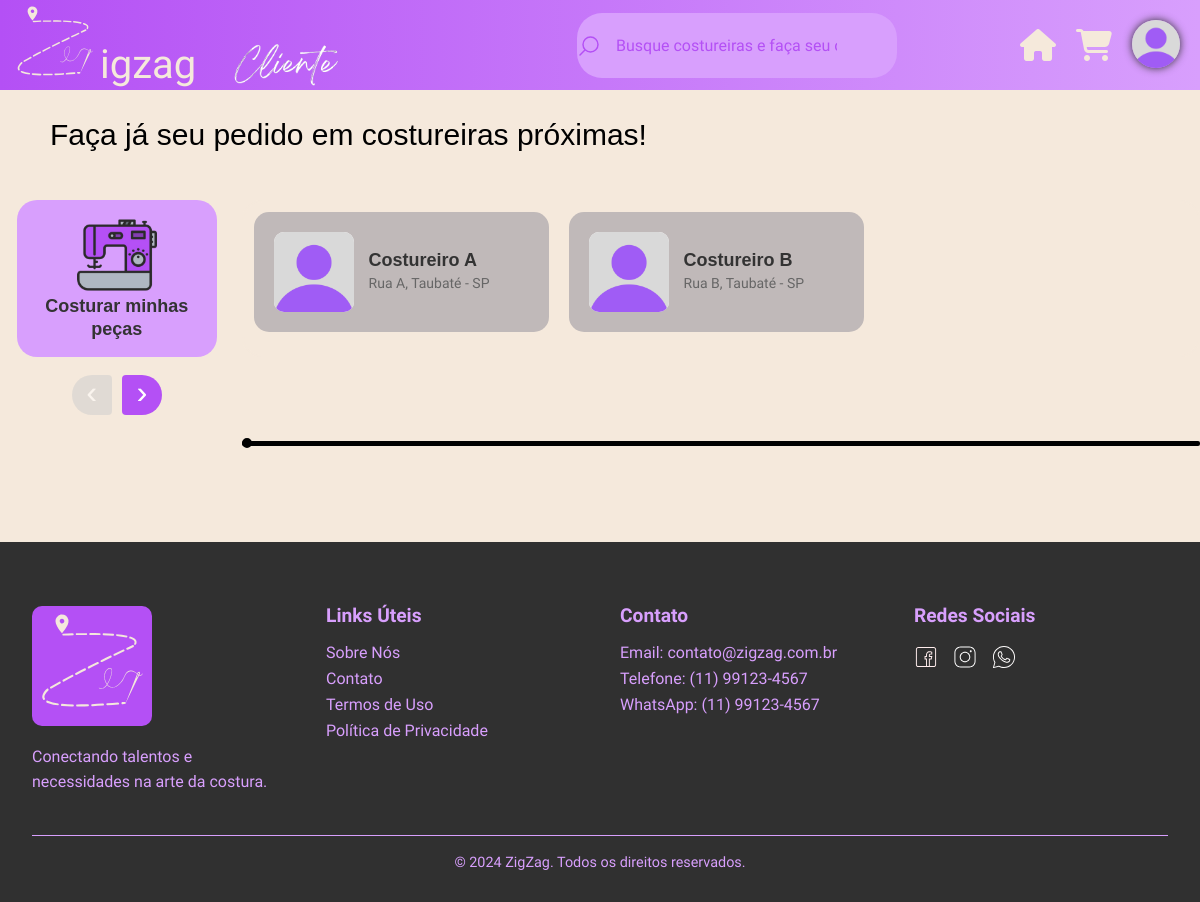
Screenshot of /cliente/index.php (signed in) with the database file from the repository.
### tables this page shows
CREATE TABLE IF NOT EXISTS tbl_costureiro
(
    cos_id integer NOT NULL PRIMARY KEY AUTO_INCREMENT,

    cos_email varchar(320) NOT NULL,
    cos_senhaHash varchar(128) NOT NULL,

    cos_nome varchar(64),
    cos_telefone bigint,
    cos_cpf bigint,
    cos_cnpj bigint,

    cos_perfil varchar(255) DEFAULT 'default.png',
    cos_verificado tinyint DEFAULT 0,

     
    cos_rua varchar(64),
    cos_bairro varchar(32),
    cos_numero int,
    cos_complemento tinytext,
    cos_cidade varchar(32),
    cos_estado varchar(2),
    cos_cep int
);

### web/cliente/bancoCliente.php (called while the page is built, shortened)
<?php
function buscarListaDeCostureiras($conexao)
{
    $queryCostureiras = "SELECT *
                        FROM tbl_costureiro;";
    $resultadoCostureiras = mysqli_query($conexao, $queryCostureiras);
    if ($resultadoCostureiras) {
        return mysqli_fetch_all($resultadoCostureiras, MYSQLI_ASSOC);
    } else {
        return false;
    }
}
?>

### web/cliente/index.php (the view, shortened to what this page needs)
<!DOCTYPE html>
<html lang="pt-br">
<head>
    <link rel="stylesheet" href="home.css">
    <link rel="stylesheet" href="https://unpkg.com/leaflet@1.9.4/dist/leaflet.css" />
    <?php
    require_once "../conexao.php";
    require_once "bancoCliente.php";
    $listaCostureiras = buscarListaDeCostureiras($conexao);
    ?>
</head>
<body>
    <header class="top">
        <div class="header_logo">
            <a href="../"><img class="logo_header" src="../assets/svg/logo.svg" width="90" height="90"
                    alt="Logo ZigZag">
                <p class="zigzag_txt">igzag</p>
                <img class="cost_text" src="../assets\images\usu_img\ZigZag.png" alt="costureiro">
            </a>
        </div>
        <nav class="nav_header">
            <div class="buttons_home">
                <div class="search-container">
                    <div class="search-box">
                        <img src="../assets/svg/search.svg" alt="Buscar" class="search-icon">
                        <input type="text" placeholder="Busque costureiras e faça seu orçamento!" class="search-input">
                    </div>
                </div>
            </div>
        </nav>
        <a class="icon" href="../"><i class="fa-solid fa-house fa-2x  "></i></a>
        <a class="icon" href="loja/"><i class="fa-solid fa-cart-shopping fa-2x"></i></a>
        <a class="icon" href="perfil/"><img class="icon_img_perfil"
                src="../assets/uploads/profilepictures/<?php echo $_SESSION["cli_perfil"]; ?>"></a>
    </header>
    <p class="title">Faça já seu pedido em costureiras próximas!</p>
    <div class="container_opções_home">
        <div class="category-card-costurar">
            <div class="category-icon">
                <img class="category-icon" src="../assets/images/usu_img/maquina.png">
            </div>
            <div class="category-text">
                Costurar minhas<br>peças
            </div>
        </div>
        <div class="carousel-warp-costurar">
            <div class="carousel-section" id="carousel1">
                <?php foreach ($listaCostureiras as $costureira) { ?>
                    <a href="loja/?cos=<?php echo $costureira['cos_id']; ?>"" class=" store-card">
                        <img class="store-image"
                            src="../assets/uploads/profilepictures/<?php echo $costureira['cos_perfil']; ?>">
                        <div class="store-info">
                            <p class="store-name"><?php echo $costureira['cos_nome']; ?></p>
                            <p class="store-details">
                                <?php echo $costureira['cos_rua'] . ", " . $costureira['cos_cidade'] . " - " . $costureira['cos_estado']; ?>
                            </p>
                        </div>
                    </a>
                <?php } ?>
            </div>
        </div>
        <div class="carousel-controls-costurar">
            <button class="carousel-btn left" data-carousel="carousel1" disabled>‹</button>
            <button class="carousel-btn right" data-carousel="carousel1">›</button>
        </div>
        <div class="linha">
            <hr class="linha_hr">
        </div>
    </div>
    <footer class="footer">
        <div class="container">
            <div class="footer-content">
                <div class="footer-section">
                    <img src="../assets/svg/logo.svg" alt="ZigZag Logo" class="footer-logo" />
                    <p>Conectando talentos e necessidades na arte da costura.</p>
                </div>
                <div class="footer-section">
                    <h3>Links Úteis</h3>
                    <ul>
                        <li><a href="../#sobre">Sobre Nós</a></li>
                        <li><a href="../#contato">Contato</a></li>
                        <li><a href="../">Termos de Uso</a></li>
                        <li><a href="../">Política de Privacidade</a></li>
                    </ul>
                </div>
                <div class="footer-section">
                    <h3>Contato</h3>
                    <ul>
                        <li>Email: contato@zigzag.com.br</li>
                        <li>Telefone: (11) 99123-4567</li>
                        <li>WhatsApp: (11) 99123-4567</li>
                    </ul>
                </div>
                <div class="footer-section">
                    <h3>Redes Sociais</h3>
                    <div class="social-links">
                        <a href="#"><img src="../assets/svg/facebook.svg" alt="Facebook" /></a>
                        <a href="https://www.instagram.com/zigzag_ltda"><img src="../assets/svg/instagram.svg"
                                alt="Instagram" /></a>
                        <a href="#"><img src="../assets/svg/whatsapp.svg" alt="WhatsApp" /></a>
                    </div>
                </div>
            </div>
            <div class="footer-bottom">
                <p>&copy; 2024 ZigZag. Todos os direitos reservados.</p>
            </div>
        </div>
    </footer>
</body>
</html>

### rows the page displays
tbl_costureiro: cos_perfil (placeholder picture), cos_nome "Costureiro A", cos_rua "Rua A", cos_cidade "Taubaté", cos_estado "SP"
tbl_costureiro: cos_perfil (placeholder picture), cos_nome "Costureiro B", cos_rua "Rua B", cos_cidade "Taubaté", cos_estado "SP"
